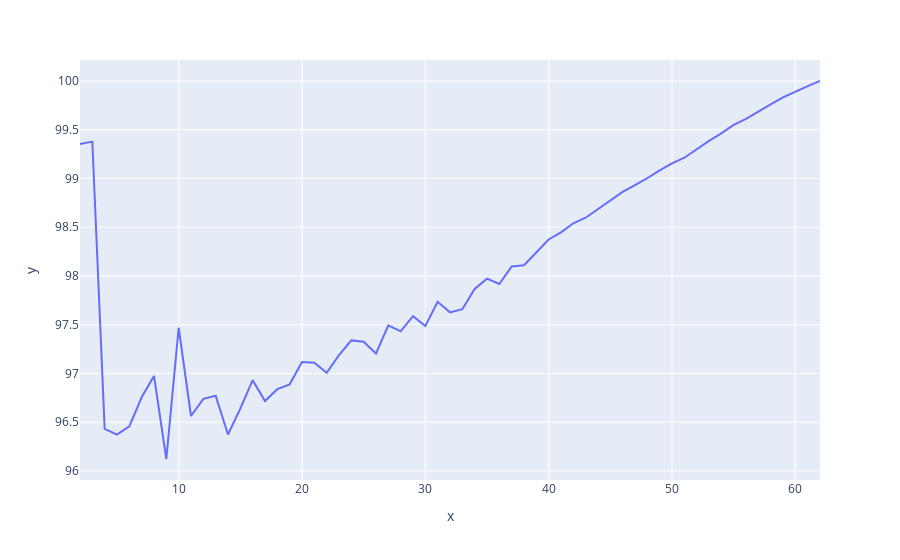

This figure's notebook cell:
### Code cell
# Plot percent of draws the same for each number of clusters
px.line(x = num_clust_18S, y = pct_same_18S)

### Figure 1 — Plotly figure (JSON) as saved in the notebook; plotly's stock layout.template omitted (floating-point values rounded to 4 significant figures)
{"data": [{"hovertemplate": "x=%{x}<br>y=%{y}<extra></extra>", "legendgroup": "", "line": {"color": "#636efa", "dash": "solid"}, "marker": {"symbol": "circle"}, "mode": "lines", "name": "", "orientation": "v", "showlegend": false, "type": "scatter", "x": [2, 3, 4, 5, 6, 7, 8, 9, 10, 11, 12, 13, 14, 15, 16, 17, 18, 19, 20, 21, 22, 23, 24, 25, 26, 27, 28, 29, 30, 31, 32, 33, 34, 35, 36, 37, 38, 39, 40, 41, 42, 43, 44, 45, 46, 47, 48, 49, 50, 51, 52, 53, 54, 55, 56, 57, 58, 59, 60, 61, 62], "xaxis": "x", "y": [99.35, 99.38, 96.43, 96.37, 96.46, 96.76, 96.98, 96.12, 97.47, 96.56, 96.74, 96.77, 96.37, 96.64, 96.93, 96.72, 96.84, 96.89, 97.12, 97.11, 97.01, 97.19, 97.34, 97.33, 97.2, 97.49, 97.43, 97.59, 97.49, 97.73, 97.63, 97.66, 97.87, 97.97, 97.92, 98.1, 98.11, 98.25, 98.37, 98.45, 98.54, 98.6, 98.69, 98.77, 98.86, 98.93, 99.0, 99.08, 99.16, 99.21, 99.3, 99.39, 99.46, 99.55, 99.61, 99.69, 99.76, 99.83, 99.89, 99.95, 100], "yaxis": "y"}], "layout": {"autosize": true, "legend": {"tracegroupgap": 0}, "margin": {"t": 60}, "xaxis": {"anchor": "y", "autorange": true, "domain": [0, 1], "range": [2, 62], "title": {"text": "x"}, "type": "linear"}, "yaxis": {"anchor": "x", "autorange": true, "domain": [0, 1], "range": [95.91, 100.2], "title": {"text": "y"}, "type": "linear"}}}
